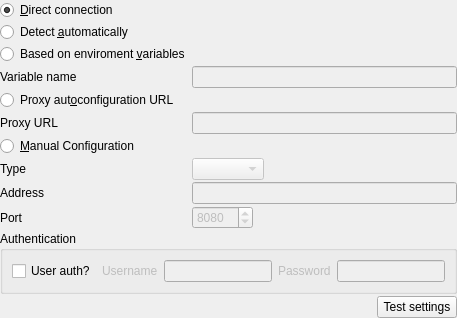
<?xml version="1.0" encoding="UTF-8"?>
<ui version="4.0">
 <class>Network</class>
 <widget class="QWidget" name="Network">
  <property name="windowTitle">
   <string>Network Settings</string>
  </property>
  <property name="windowIcon">
   <iconset resource="../../resources.qrc">
    <normaloff>:/icons/actions/document-open-remote.png</normaloff>:/icons/actions/document-open-remote.png</iconset>
  </property>
  <layout class="QVBoxLayout" name="verticalLayout">
   <property name="spacing">
    <number>2</number>
   </property>
   <property name="margin">
    <number>0</number>
   </property>
   <item>
    <layout class="QFormLayout" name="formLayout">
     <property name="fieldGrowthPolicy">
      <enum>QFormLayout::ExpandingFieldsGrow</enum>
     </property>
     <item row="0" column="0">
      <widget class="QRadioButton" name="radioDirect">
       <property name="text">
        <string>&amp;Direct connection</string>
       </property>
       <property name="checked">
        <bool>true</bool>
       </property>
      </widget>
     </item>
     <item row="1" column="0">
      <widget class="QRadioButton" name="radioAutomatically">
       <property name="text">
        <string>Detect &amp;automatically</string>
       </property>
      </widget>
     </item>
     <item row="3" column="0">
      <widget class="QRadioButton" name="radioBasedOnVariables">
       <property name="text">
        <string>Based on enviroment &amp;variables</string>
       </property>
      </widget>
     </item>
     <item row="4" column="0">
      <widget class="QLabel" name="label_7">
       <property name="text">
        <string>Variable name</string>
       </property>
      </widget>
     </item>
     <item row="4" column="1">
      <widget class="QLineEdit" name="lineEdit_2">
       <property name="enabled">
        <bool>false</bool>
       </property>
      </widget>
     </item>
     <item row="5" column="0">
      <widget class="QRadioButton" name="radioPAC">
       <property name="text">
        <string>Proxy aut&amp;oconfiguration URL</string>
       </property>
      </widget>
     </item>
     <item row="6" column="0">
      <widget class="QLabel" name="label_6">
       <property name="text">
        <string>Proxy URL</string>
       </property>
      </widget>
     </item>
     <item row="6" column="1">
      <widget class="QLineEdit" name="lineEdit">
       <property name="enabled">
        <bool>false</bool>
       </property>
      </widget>
     </item>
     <item row="8" column="0">
      <widget class="QLabel" name="label_5">
       <property name="text">
        <string>Type</string>
       </property>
      </widget>
     </item>
     <item row="8" column="1">
      <widget class="QComboBox" name="comboProxyType">
       <property name="enabled">
        <bool>false</bool>
       </property>
      </widget>
     </item>
     <item row="9" column="0">
      <widget class="QLabel" name="label">
       <property name="text">
        <string>Address</string>
       </property>
      </widget>
     </item>
     <item row="9" column="1">
      <widget class="QLineEdit" name="lineProxyAddress">
       <property name="enabled">
        <bool>false</bool>
       </property>
      </widget>
     </item>
     <item row="10" column="0">
      <widget class="QLabel" name="label_2">
       <property name="text">
        <string>Port</string>
       </property>
      </widget>
     </item>
     <item row="10" column="1">
      <widget class="QSpinBox" name="spinProxyPort">
       <property name="enabled">
        <bool>false</bool>
       </property>
       <property name="minimum">
        <number>1</number>
       </property>
       <property name="maximum">
        <number>65535</number>
       </property>
       <property name="value">
        <number>8080</number>
       </property>
      </widget>
     </item>
     <item row="7" column="0">
      <widget class="QRadioButton" name="radioManual">
       <property name="text">
        <string>&amp;Manual Configuration</string>
       </property>
      </widget>
     </item>
    </layout>
   </item>
   <item>
    <widget class="QGroupBox" name="groupBox">
     <property name="title">
      <string>Authentication</string>
     </property>
     <layout class="QGridLayout" name="gridLayout">
      <item row="2" column="3">
       <widget class="QLineEdit" name="lineProxyPassword">
        <property name="enabled">
         <bool>false</bool>
        </property>
       </widget>
      </item>
      <item row="2" column="1">
       <widget class="QLabel" name="label_4">
        <property name="enabled">
         <bool>false</bool>
        </property>
        <property name="text">
         <string>Username</string>
        </property>
       </widget>
      </item>
      <item row="2" column="4">
       <widget class="QLabel" name="label_3">
        <property name="enabled">
         <bool>false</bool>
        </property>
        <property name="text">
         <string>Password</string>
        </property>
       </widget>
      </item>
      <item row="2" column="5">
       <widget class="QLineEdit" name="lineProxyUsername">
        <property name="enabled">
         <bool>false</bool>
        </property>
        <property name="echoMode">
         <enum>QLineEdit::Password</enum>
        </property>
       </widget>
      </item>
      <item row="0" column="2">
       <layout class="QHBoxLayout" name="horizontalLayout_2"/>
      </item>
      <item row="2" column="0">
       <widget class="QCheckBox" name="checkBox">
        <property name="text">
         <string>User auth?</string>
        </property>
       </widget>
      </item>
     </layout>
    </widget>
   </item>
   <item>
    <layout class="QHBoxLayout" name="horizontalLayout">
     <item>
      <spacer name="horizontalSpacer">
       <property name="orientation">
        <enum>Qt::Horizontal</enum>
       </property>
       <property name="sizeHint" stdset="0">
        <size>
         <width>40</width>
         <height>20</height>
        </size>
       </property>
      </spacer>
     </item>
     <item>
      <widget class="QPushButton" name="pushTestSettings">
       <property name="text">
        <string>Test settings</string>
       </property>
      </widget>
     </item>
    </layout>
   </item>
  </layout>
 </widget>
 <resources>
  <include location="../../resources.qrc"/>
 </resources>
 <connections>
  <connection>
   <sender>radioBasedOnVariables</sender>
   <signal>toggled(bool)</signal>
   <receiver>lineEdit_2</receiver>
   <slot>setEnabled(bool)</slot>
   <hints>
    <hint type="sourcelabel">
     <x>97</x>
     <y>66</y>
    </hint>
    <hint type="destinationlabel">
     <x>266</x>
     <y>93</y>
    </hint>
   </hints>
  </connection>
  <connection>
   <sender>radioPAC</sender>
   <signal>toggled(bool)</signal>
   <receiver>lineEdit</receiver>
   <slot>setEnabled(bool)</slot>
   <hints>
    <hint type="sourcelabel">
     <x>173</x>
     <y>127</y>
    </hint>
    <hint type="destinationlabel">
     <x>287</x>
     <y>146</y>
    </hint>
   </hints>
  </connection>
  <connection>
   <sender>radioManual</sender>
   <signal>toggled(bool)</signal>
   <receiver>lineProxyAddress</receiver>
   <slot>setEnabled(bool)</slot>
   <hints>
    <hint type="sourcelabel">
     <x>149</x>
     <y>176</y>
    </hint>
    <hint type="destinationlabel">
     <x>247</x>
     <y>228</y>
    </hint>
   </hints>
  </connection>
  <connection>
   <sender>radioManual</sender>
   <signal>toggled(bool)</signal>
   <receiver>spinProxyPort</receiver>
   <slot>setEnabled(bool)</slot>
   <hints>
    <hint type="sourcelabel">
     <x>124</x>
     <y>173</y>
    </hint>
    <hint type="destinationlabel">
     <x>235</x>
     <y>258</y>
    </hint>
   </hints>
  </connection>
  <connection>
   <sender>radioBasedOnVariables</sender>
   <signal>clicked()</signal>
   <receiver>lineEdit_2</receiver>
   <slot>setFocus()</slot>
   <hints>
    <hint type="sourcelabel">
     <x>186</x>
     <y>70</y>
    </hint>
    <hint type="destinationlabel">
     <x>253</x>
     <y>102</y>
    </hint>
   </hints>
  </connection>
  <connection>
   <sender>radioPAC</sender>
   <signal>clicked()</signal>
   <receiver>lineEdit</receiver>
   <slot>setFocus()</slot>
   <hints>
    <hint type="sourcelabel">
     <x>195</x>
     <y>124</y>
    </hint>
    <hint type="destinationlabel">
     <x>264</x>
     <y>155</y>
    </hint>
   </hints>
  </connection>
  <connection>
   <sender>radioManual</sender>
   <signal>clicked()</signal>
   <receiver>lineProxyAddress</receiver>
   <slot>setFocus()</slot>
   <hints>
    <hint type="sourcelabel">
     <x>209</x>
     <y>169</y>
    </hint>
    <hint type="destinationlabel">
     <x>311</x>
     <y>234</y>
    </hint>
   </hints>
  </connection>
  <connection>
   <sender>checkBox</sender>
   <signal>toggled(bool)</signal>
   <receiver>label_4</receiver>
   <slot>setEnabled(bool)</slot>
   <hints>
    <hint type="sourcelabel">
     <x>66</x>
     <y>337</y>
    </hint>
    <hint type="destinationlabel">
     <x>124</x>
     <y>336</y>
    </hint>
   </hints>
  </connection>
  <connection>
   <sender>checkBox</sender>
   <signal>toggled(bool)</signal>
   <receiver>lineProxyPassword</receiver>
   <slot>setEnabled(bool)</slot>
   <hints>
    <hint type="sourcelabel">
     <x>77</x>
     <y>335</y>
    </hint>
    <hint type="destinationlabel">
     <x>219</x>
     <y>342</y>
    </hint>
   </hints>
  </connection>
  <connection>
   <sender>checkBox</sender>
   <signal>toggled(bool)</signal>
   <receiver>label_3</receiver>
   <slot>setEnabled(bool)</slot>
   <hints>
    <hint type="sourcelabel">
     <x>67</x>
     <y>337</y>
    </hint>
    <hint type="destinationlabel">
     <x>303</x>
     <y>342</y>
    </hint>
   </hints>
  </connection>
  <connection>
   <sender>checkBox</sender>
   <signal>toggled(bool)</signal>
   <receiver>lineProxyUsername</receiver>
   <slot>setEnabled(bool)</slot>
   <hints>
    <hint type="sourcelabel">
     <x>86</x>
     <y>336</y>
    </hint>
    <hint type="destinationlabel">
     <x>376</x>
     <y>340</y>
    </hint>
   </hints>
  </connection>
  <connection>
   <sender>radioManual</sender>
   <signal>toggled(bool)</signal>
   <receiver>comboProxyType</receiver>
   <slot>setEnabled(bool)</slot>
   <hints>
    <hint type="sourcelabel">
     <x>178</x>
     <y>172</y>
    </hint>
    <hint type="destinationlabel">
     <x>240</x>
     <y>207</y>
    </hint>
   </hints>
  </connection>
 </connections>
</ui>
